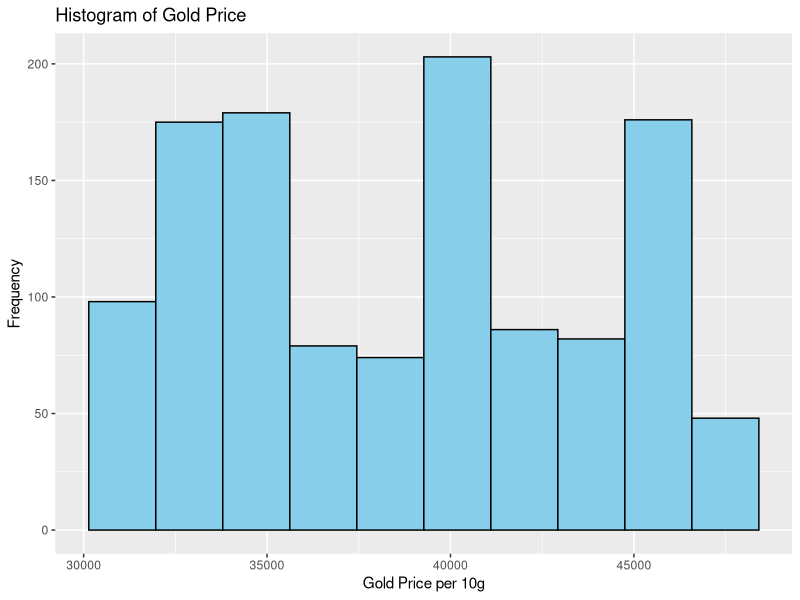
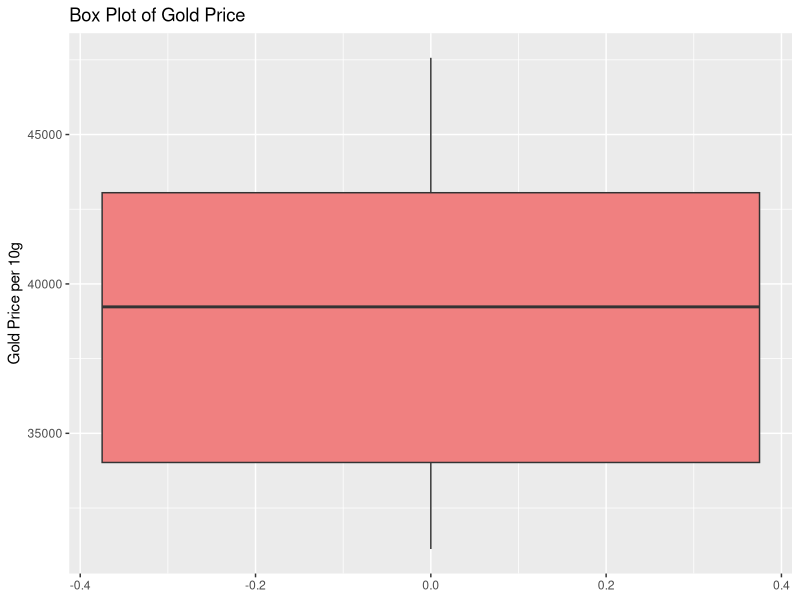

Write R code to recreate these figures, in order.
library(ggplot2)

df <- read.csv("gold_market_dataset.csv")

str(df)
colnames(df)

ggplot(df, aes(x = Gold_Price_per_10g)) +
  geom_histogram(bins = 10, fill = "skyblue", color = "black") +
  labs(title = "Histogram of Gold Price",
       x = "Gold Price per 10g",
       y = "Frequency")

ggplot(df, aes(y = Gold_Price_per_10g)) +
  geom_boxplot(fill = "lightcoral") +
  labs(title = "Box Plot of Gold Price",
       y = "Gold Price per 10g")
